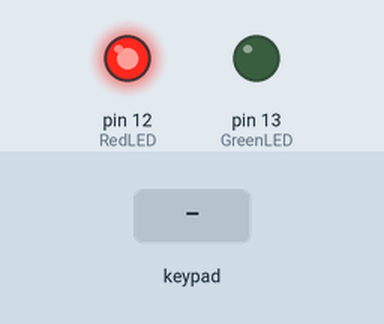
Recording of a sketch running on a simulated Arduino Uno, built with avr-gcc and run on an emulated ATmega328P. Parts: output pins drawn as LEDs (lit = HIGH). Inputs (shaded band) come from the test bench.

Above: at 1.2 s.
1.3 s: keypad keys 1 2 3 D pressed 0.4 s apart
At 3.3 s:
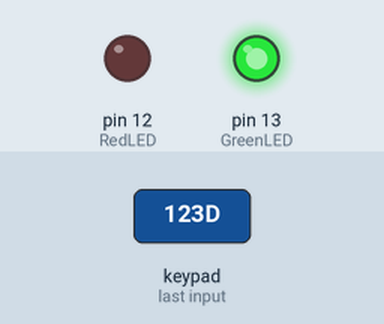
4.4 s: key '*' pressed
At 5.0 s:
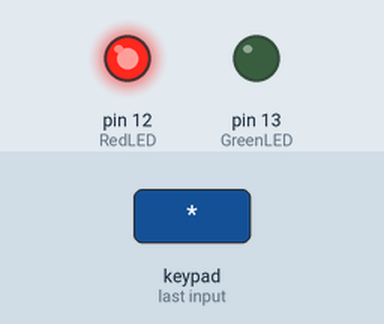
Timing chart, 0 to 7.4 s (numbered marks = the images above; inputs shaded):
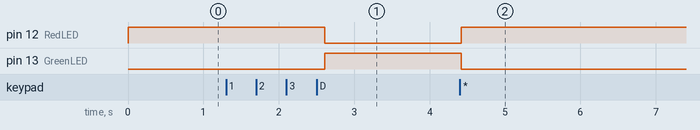

Measured:
- after the input at 1.3 s, pin 12 (RedLED): HIGH → LOW after 1.3 s; pin 13 (GreenLED): LOW → HIGH after 1.3 s
- after the input at 4.4 s, pin 12 (RedLED): LOW → HIGH at once; pin 13 (GreenLED): HIGH → LOW at once

The sketch:

source.ino
```cpp
#include <Keypad.h>

#define ROWS 4
#define COLS 4
#define KEY_LENGTH 5

// Posição do caracter da secret_key que está sendo testado
int Position = 0;

// Chave secreta para destravar
char * SECRET_KEY = "123D";

// Caracteres do teclado
char Keys[ROWS][COLS] =
{
    {'1','2','3','A'},
    {'4','5','6','B'},
    {'7','8','9','C'},
    {'*','0','#','D'}
};

// Pinos de saída das linhas do teclado
byte RowPins[ROWS] = {2,3,4,5};

// Pinos de saída das colunas do teclado
byte ColPins[COLS] = {6,7,8,9};

// Instância do objeto que representa o teclado
Keypad keypad = Keypad(makeKeymap(Keys), RowPins, ColPins, ROWS, COLS);

// Leds de saída do circuito
int RedLED = 12;
int GreenLED = 13;


void setup()
{
    pinMode(RedLED,OUTPUT);
    pinMode(GreenLED, OUTPUT);

    // Inicializa o LED vermelho, indicando que o sistema está "trancado"
    setLocked(true);
}

// Main loop do circuito
void loop()
{
    // Captura a tecla pressionada
    char key = keypad.getKey();

    // Caso seja * ou #, bloqueia o sistema
    if (key == '*' || key == '#')
    {
        Position = 0;
        setLocked(true);
    }

    // Caso seja o caracter esperado na posição "Position", incrementa o counter Position
    if (key == SECRET_KEY[Position])
        Position++;

    // Se Position chegou até a
    if (Position == KEY_LENGTH)
        setLocked(false);

    delay(100);
}

// Inverte os pinos; 0 = Locked (LED Vermelho ativado); 1 = Unlocked (LED Verde ativado)
void setLocked(int locked)
{
    digitalWrite(RedLED, locked);
    digitalWrite(GreenLED, !locked);
}
```
